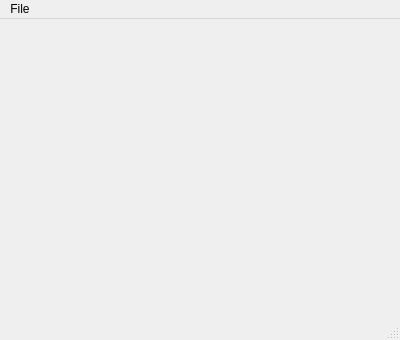
<?xml version="1.0" encoding="UTF-8"?>
<ui version="4.0">
 <class>MainWindow</class>
 <widget class="QMainWindow" name="MainWindow">
  <property name="geometry">
   <rect>
    <x>0</x>
    <y>0</y>
    <width>400</width>
    <height>340</height>
   </rect>
  </property>
  <property name="windowTitle">
   <string>MainWindow</string>
  </property>
  <widget class="QWidget" name="centralwidget"/>
  <widget class="QMenuBar" name="menubar">
   <property name="geometry">
    <rect>
     <x>0</x>
     <y>0</y>
     <width>400</width>
     <height>21</height>
    </rect>
   </property>
   <widget class="QMenu" name="menuFile">
    <property name="title">
     <string>File</string>
    </property>
    <addaction name="actionQuit"/>
   </widget>
   <addaction name="menuFile"/>
  </widget>
  <widget class="QStatusBar" name="statusbar"/>
  <action name="actionQuit">
   <property name="text">
    <string>Quit</string>
   </property>
  </action>
 </widget>
 <resources/>
 <connections>
  <connection>
   <sender>actionQuit</sender>
   <signal>triggered()</signal>
   <receiver>MainWindow</receiver>
   <slot>close()</slot>
   <hints>
    <hint type="sourcelabel">
     <x>-1</x>
     <y>-1</y>
    </hint>
    <hint type="destinationlabel">
     <x>399</x>
     <y>299</y>
    </hint>
   </hints>
  </connection>
 </connections>
</ui>
